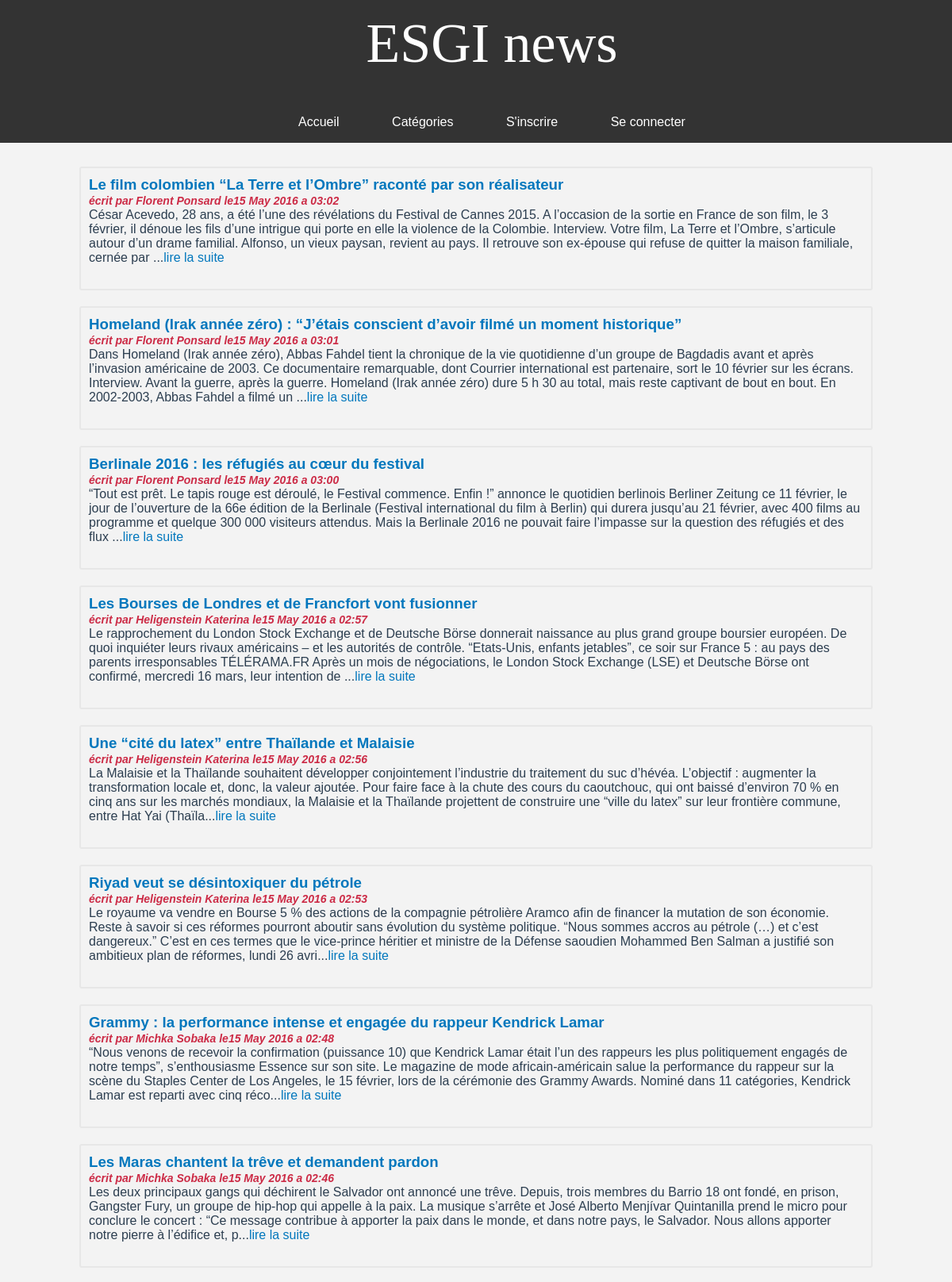
The page / (upper part) on the database its author committed.
### tables this page shows
CREATE TABLE `article` (
  `ID` int(11) NOT NULL,
  `ID_auteur` int(11) NOT NULL,
  `titre` varchar(255) NOT NULL,
  `contenu` text,
  `date_creation` datetime NOT NULL,
  `statue` int(11) NOT NULL,
  `id_cat` int(11) NOT NULL
);

CREATE TABLE `utilisateurs` (
  `ID` int(11) NOT NULL,
  `nom` varchar(255) NOT NULL,
  `prenom` varchar(255) NOT NULL,
  `sexe` varchar(10) NOT NULL,
  `mail` varchar(255) NOT NULL,
  `password` varchar(255) NOT NULL,
  `date_de_naissance` text NOT NULL,
  `statut` text NOT NULL
);

### WebParts/html/parts/home.php (the view)
<?php
$sql_get_article = "SELECT *, date_format(date_creation,'%d %M %Y a %H:%i') AS date_publication FROM article WHERE statue=? ORDER BY ID DESC";
$prepared_get_article = $db->prepare($sql_get_article);
$prepared_get_article->execute(array('1'));
$ListArticles = $prepared_get_article->fetchAll(PDO::FETCH_OBJ);
?>
<div class="home">
   <div class="ArticlesShow">
<?php foreach($ListArticles as $article){ ?>
      <article class="uniart">
		  <h3><a href="index.php?path=article&amp;id=<?php echo $article->ID;?>"><?php echo $article->titre; ?></a><span style="font-size:10px;"></span></h3>
      <h4>
      <?php $sql_get_author = 'SELECT * FROM utilisateurs WHERE ID=?';
        $prepared_get_author = $db->prepare($sql_get_author);
        $prepared_get_author->execute(array($article->ID_auteur));
        $author = $prepared_get_author->fetchAll(PDO::FETCH_OBJ);
        foreach($author as $Auth){
          ?><p><span style="font-style:italic;font-size:14px;font-weight:bold;color:#CC2B46;"><?php echo "écrit par  ".$Auth->nom . " " . $Auth->prenom.' le'.$article->date_publication?></span></p><?php
        }?>
      </h4>
      <p><?php echo substr($article->contenu,0,450)."...";
       echo "<a href=index.php?path=article&amp;id=". $article->ID."  ;?>lire la suite</a>"  ?></p>
      </article>
    <?php } ?>
   </div>
</div>

### css/master.css (style rules this page uses)
* { margin: 0px 0px; }
body { padding: 0; margin: 0; font-family: sans-serif; background-color: #f3f3f3; }
a { text-decoration: none; color:#0277bd; }
.uniart { padding: 10px 10px 30px 10px; border-radius: 3px; margin-bottom: 20px; border: 2px solid #e7e7e7; background-color: #f3f3f3; }

### rows shown on the page
article: titre "Le film colombien “La Terre et l’Ombre” raconté par son réalisateur", contenu "César Acevedo, 28 ans, a été l’une des révélations du Festival de Cannes 2015. A l’occasion de la sortie en France de son film, le 3 février, il dénoue les fils d’une intrigue qui porte en elle la violence de la Colombie. Interview. Votre film, La Terre et l’Ombre, s’articule autour d’un drame familial. Alfonso, un vieux paysan, revient au pays. Il retrouve son ex-épouse qui refuse de quitter la maison familiale, cernée par"
utilisateurs: nom "Florent", prenom "Ponsard", date_publication "15 May 2016 a 03:02", date_publication "15 May 2016 a 03:01", date_publication "15 May 2016 a 03:00"
article: titre "Homeland (Irak année zéro) : “J’étais conscient d’avoir filmé un moment historique”", contenu "Dans Homeland (Irak année zéro), Abbas Fahdel tient la chronique de la vie quotidienne d’un groupe de Bagdadis avant et après l’invasion américaine de 2003. Ce documentaire remarquable, dont Courrier international est partenaire, sort le 10 février sur les écrans. Interview. Avant la guerre, après la guerre. Homeland (Irak année zéro) dure 5 h 30 au total, mais reste captivant de bout en bout. En 2002-2003, Abbas Fahdel a filmé un"
article: titre "Berlinale 2016 : les réfugiés au cœur du festival", contenu "“Tout est prêt. Le tapis rouge est déroulé, le Festival commence. Enfin !” annonce le quotidien berlinois Berliner Zeitung ce 11 février, le jour de l’ouverture de la 66e édition de la Berlinale (Festival international du film à Berlin) qui durera jusqu’au 21 février, avec 400 films au programme et quelque 300 000 visiteurs attendus. Mais la Berlinale 2016 ne pouvait faire l’impasse sur la question des réfugiés et des flux"
article: titre "Les Bourses de Londres et de Francfort vont fusionner", contenu "Le rapprochement du London Stock Exchange et de Deutsche Börse donnerait naissance au plus grand groupe boursier européen. De quoi inquiéter leurs rivaux américains – et les autorités de contrôle. “Etats-Unis, enfants jetables”, ce soir sur France 5 : au pays des parents irresponsables TÉLÉRAMA.FR Après un mois de négociations, le London Stock Exchange (LSE) et Deutsche Börse ont confirmé, mercredi 16 mars, leur intention de"
utilisateurs: nom "Heligenstein", prenom "Katerina", date_publication "15 May 2016 a 02:57", date_publication "15 May 2016 a 02:56", date_publication "15 May 2016 a 02:53"
article: titre "Une “cité du latex” entre Thaïlande et Malaisie", contenu "La Malaisie et la Thaïlande souhaitent développer conjointement l’industrie du traitement du suc d’hévéa. L’objectif : augmenter la transformation locale et, donc, la valeur ajoutée. Pour faire face à la chute des cours du caoutchouc, qui ont baissé d’environ 70 % en cinq ans sur les marchés mondiaux, la Malaisie et la Thaïlande projettent de construire une “ville du latex” sur leur frontière commune, entre Hat Yai (Thaïla"
article: titre "Riyad veut se désintoxiquer du pétrole", contenu "Le royaume va vendre en Bourse 5 % des actions de la compagnie pétrolière Aramco afin de financer la mutation de son économie. Reste à savoir si ces réformes pourront aboutir sans évolution du système politique. “Nous sommes accros au pétrole (…) et c’est dangereux.” C’est en ces termes que le vice-prince héritier et ministre de la Défense saoudien Mohammed Ben Salman a justifié son ambitieux plan de réformes, lundi 26 avri"
article: titre "Grammy : la performance intense et engagée du rappeur Kendrick Lamar", contenu "“Nous venons de recevoir la confirmation (puissance 10) que Kendrick Lamar était l’un des rappeurs les plus politiquement engagés de notre temps”, s’enthousiasme Essence sur son site. Le magazine de mode africain-américain salue la performance du rappeur sur la scène du Staples Center de Los Angeles, le 15 février, lors de la cérémonie des Grammy Awards. Nominé dans 11 catégories, Kendrick Lamar est reparti avec cinq réco"
utilisateurs: nom "Michka", prenom "Sobaka", date_publication "15 May 2016 a 02:48", date_publication "15 May 2016 a 02:46"
article: titre "Les Maras chantent la trêve et demandent pardon", contenu "Les deux principaux gangs qui déchirent le Salvador ont annoncé une trêve. Depuis, trois membres du Barrio 18 ont fondé, en prison, Gangster Fury, un groupe de hip-hop qui appelle à la paix. La musique s’­arrête et José Alberto Menjívar Quintanilla prend le micro pour conclure le concert : “Ce message contribue à apporter la paix dans le monde, et dans notre pays, le Salvador. Nous allons apporter notre pierre à l’édifice et, p"
